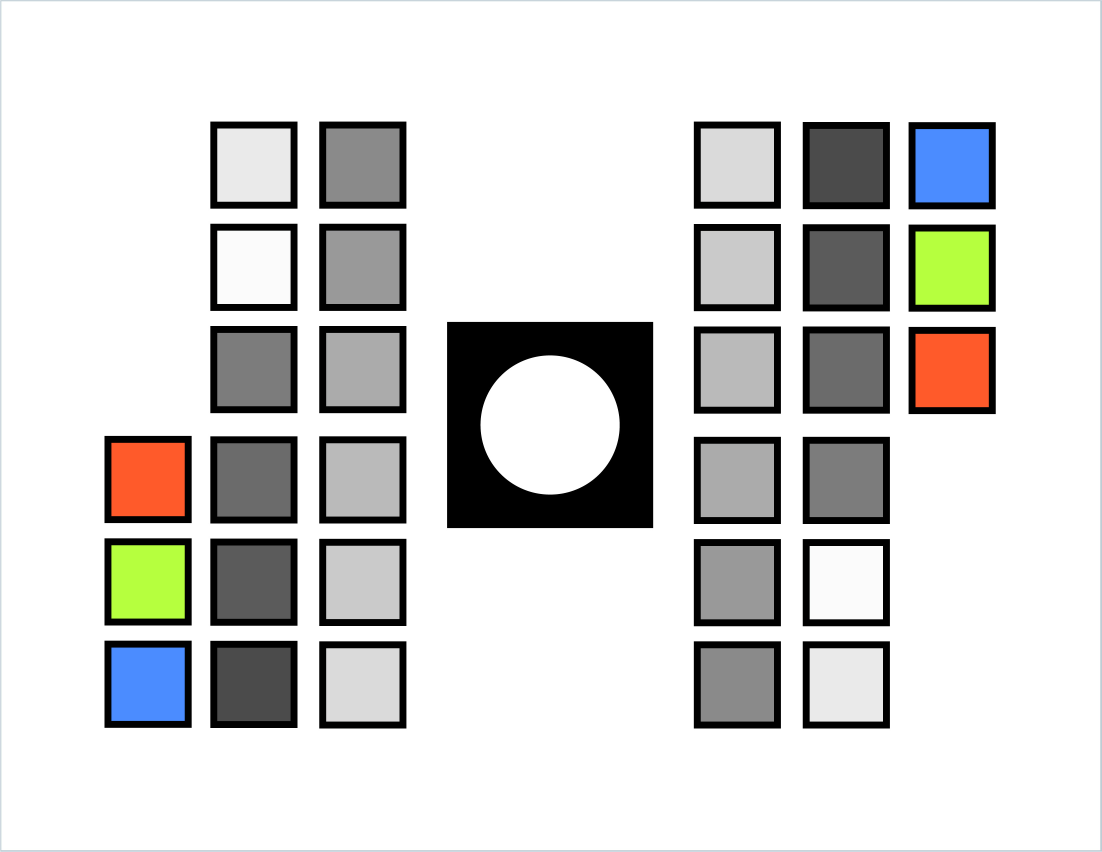
#> input picture RC_RGB_v1.2.4.jpg, 3304 x 2554 px (shown at 1/3 size); its folder holds only this picture in this run
$ python -i utils.py   (imports and definitions only)   (older library calls are emulated)
#> lines starting #> are read from the running program, lines starting #| are printed output that depends on the picture; after the words box and inside, x2 and y2 are one past the last pixel; in counts of white or black regions, pixels touching at a corner belong together
# Color calibration
# 1. https://pypi.org/project/colour-science/#colour-correction-colour-characterisation
# 2. https://blog.francium.tech/using-machine-learning-for-color-calibration-with-a-color-checker-d9f0895eafdb


import os
import csv
import math
import datetime
import cv2
import cv2 as cv
from pathlib import Path
import numpy as np
import matplotlib.pyplot as plt
from sklearn.cross_decomposition import PLSRegression


# Defaults
font = cv2.FONT_HERSHEY_SIMPLEX


# Helpers
def convert_to_grayscale(image):
    return cv2.cvtColor(image, cv2.COLOR_BGR2GRAY)


def apply_threshold(image, low=127, high=255, mode=cv2.THRESH_BINARY_INV):
    return cv2.threshold(image, low, high, mode)


def resize(image, width=1024, height=768):
    '''
        Reshapes and rotates to fit dims of reference
        If uses different aspect ratio - pad with white pixels
    '''
    h, w, c = image.shape
    if(w < h):
        image = cv2.transpose(image)
        image = cv2.flip(image, flipCode=0)

    return cv2.resize(image, (width, height), cv2.INTER_AREA)


def calibrate_threshold(image, use_ui=False):
    low = 127
    high = 255

    if use_ui == False:
        return low, high

    font = cv2.FONT_HERSHEY_SIMPLEX

    def update_low_threshold(x):
        low = x

    def update_high_threshold(x):
        high = x

    cv2.namedWindow('controls')
    cv2.createTrackbar('low', 'controls', 127, 255, update_low_threshold)
    cv2.createTrackbar('high', 'controls', 255, 255, update_high_threshold)

    while(True):
        low = int(cv2.getTrackbarPos('low', 'controls'))
        high = int(cv2.getTrackbarPos('high', 'controls'))
        (thresh, image_with_threshold) = cv2.threshold(
            image, low, high, cv2.THRESH_BINARY_INV)
        image_with_threshold = cv2.putText(
            image_with_threshold, f"Low: {low} -- High: {high}", (30, 330), font, 0.7, (255, 255, 255), 1)

        cv2.imshow('controls', image_with_threshold)

        k = cv2.waitKey(1) & 0xFF
        if k == 27:
            break

    cv2.destroyAllWindows()

    return low, high


# [84 lines left out: functions plot, run_sift, drawKeyPts, not called in this run]


def sort_contours(contours, base=50):
    return NotImplementedError


def angle_cos(p0, p1, p2):
    # https://github.com/opencv/opencv/blob/master/modules/python/test/test_squares.py
    d1, d2 = (p0-p1).astype('float'), (p2-p1).astype('float')
    return abs(np.dot(d1, d2) / np.sqrt(np.dot(d1, d1)*np.dot(d2, d2)))


# [88 lines left out: function extract_fast_features, not called in this run]


def extract_all_points(original, after_threshold):

    image = original.copy()
    contours = cv2.findContours(
        after_threshold, cv2.RETR_EXTERNAL, cv2.CHAIN_APPROX_SIMPLE)
    contours = contours[0] if len(contours) == 2 else contours[1]
    squares = []

    # cv2.drawContours(image, contours, -1, (0, 255, 0), 3)
    # plot([after_threshold, image])

    # https://coderedirect.com/questions/493257/advanced-square-detection-with-connected-region
    img_number = 0
    base = 80
    xbase = 80
    ybase = 80

    for contour in contours:
        contour_len = cv2.arcLength(contour, True)
        contour_area = cv2.contourArea(contour)
        contour = cv2.approxPolyDP(contour, 0.02*contour_len, True)
        if len(contour) == 4 and contour_area > 1000 and contour_area < 30000 and cv2.isContourConvex(contour):
            contour = contour.reshape(-1, 2)
            max_cos = np.max(
                [angle_cos(contour[i], contour[(i+1) % 4], contour[(i+2) % 4]) for i in range(4)])
            if max_cos < 0.5:
                contour = sorted(contour, key=lambda b: (
                    xbase * math.floor(b[0] / xbase), ybase * math.floor(b[1] / ybase)), reverse=False)
                squares.append(contour)

    sorted_contours = sorted(squares, key=lambda b: (
        xbase * math.floor(b[0][0] / xbase), ybase * math.floor(b[0][1] / ybase)), reverse=False)

    colors = []
    for idx, contour in enumerate(sorted_contours):
        x, y, w, h = cv2.boundingRect(np.array([contour]))

        padding = 12
        ROI = original[y+padding:y +
                       h-padding, x+padding:x+w-padding]
        colors.append(np.average(ROI, axis=(0, 1)))

    return image, np.array(sorted_contours), colors


# [35 lines left out: functions draw_contours, get_color_calibration_model, get_filenames_from_folder, flatten, not called in this run]


def load_image_with_features(path_to_image, show_results=False):
#> called with path_to_image = 'RC_RGB_v1.2.4.jpg', show_results = False
    card = resize(cv.imread(path_to_image))
#> in resize, `h, w, c = image.shape`: h = 2554; w = 3304; c = 3
#> in resize, `return cv2.resize(image, (width, height), cv2.INTER_AREA)`:
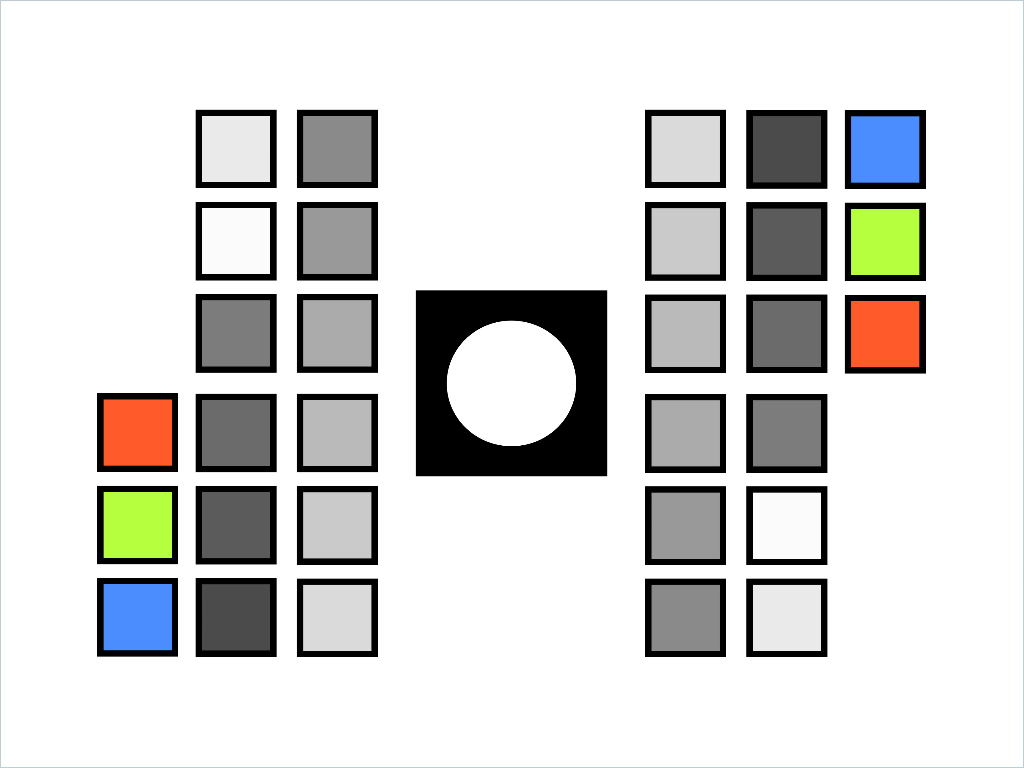
#> returned value: shape (768, 1024, 3); mean of channels 0, 1, 2 211.9, 213.4, 213.6; drawn as B, G, R
    card_grayscale = convert_to_grayscale(card)
#> in convert_to_grayscale, `return cv2.cvtColor(image, cv2.COLOR_BGR2GRAY)`:
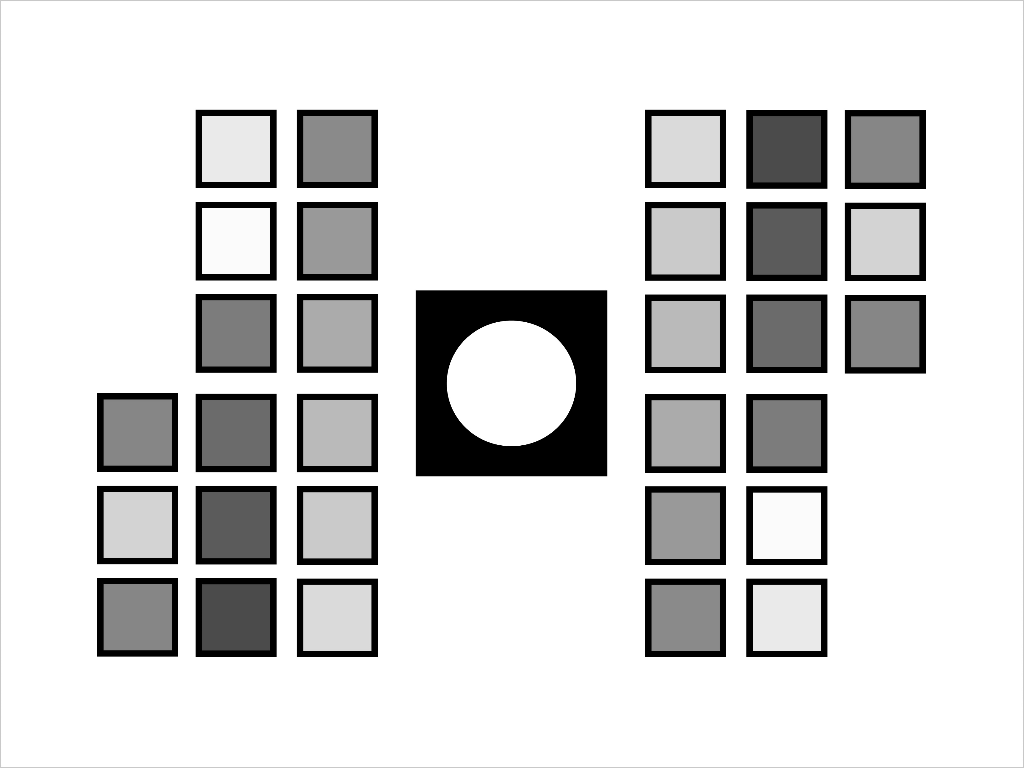
#> returned value: shape (768, 1024); min 0, max 255, mean 213.3

    low, high = calibrate_threshold(card_grayscale, use_ui=False)
#> low = 127; high = 255
    (thresh, threshold) = cv2.threshold(
        card_grayscale, low, high, cv2.THRESH_BINARY_INV)
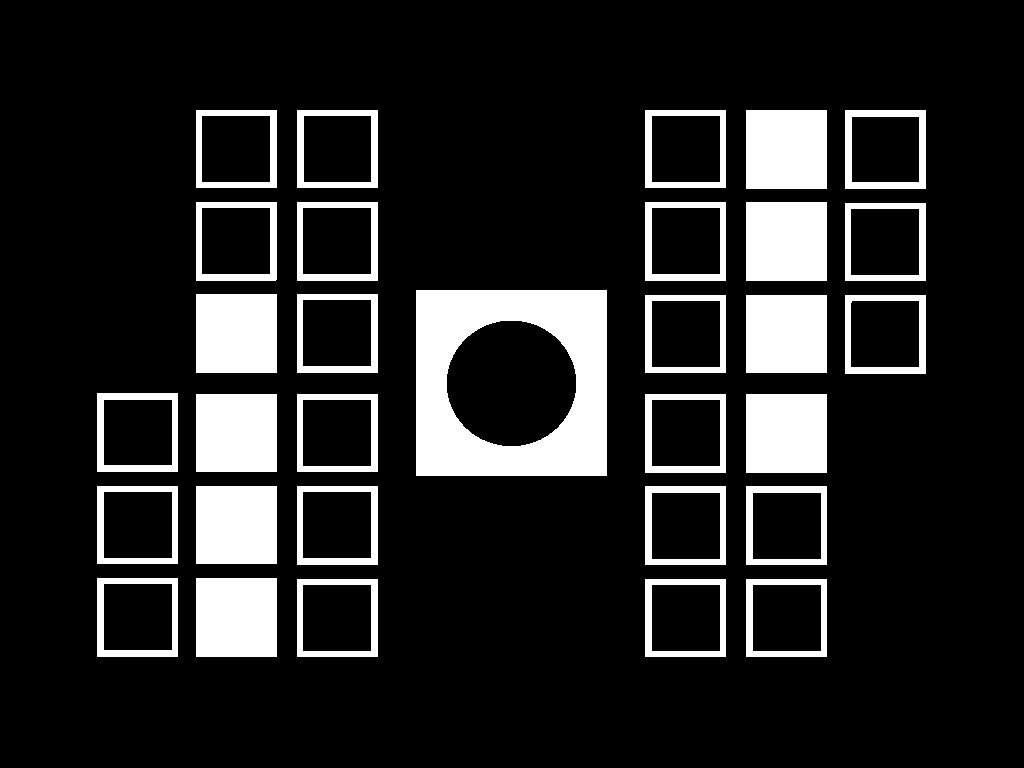
#> threshold: shape (768, 1024); 14.7% white; 31 white regions
#> thresh = 127

    (image, sorted_contours, colors) = extract_all_points(card, threshold)
#> in extract_all_points, `contours = cv2.findContours( after_threshold, cv2.RETR_EXTERNAL, cv2.C..`: contours = 31 contours; largest, box (x1, y1, x2, y2) and area: (416, 290, 607, 476) 35150, (196, 578, 277, 657) 6240, (97, 578, 178, 657) 6240, (746, 486, 827, 565) 6240, (645, 486, 726, 565) 6240
#> the loop in extract_all_points, `for contour in contours:` made 31 passes
#> (contour, contour_len, contour_area, max_cos) on passes 1 to 9: ([[746, 579], [746, 656], [826, 579], [826, 656]], 314, 6160, 0), ([[645, 579], [645, 656], [725, 579], [725, 656]], 314, 6160, 0), ([[297, 579], [297, 656], [377, 579], [377, 656]], 314, 6160, 0), ([[196, 578], [196, 656], [276, 578], [276, 656]], 316, 6240, 0), ([[97, 578], [97, 656], [177, 578], [177, 656]], 316, 6240, 0), ([[746, 486], [746, 564], [826, 486], [826, 564]], 316, 6240, 0), ([[645, 486], [645, 564], [725, 486], [725, 564]], 316, 6240, 0), ([[297, 486], [297, 564], [377, 486], [377, 564]], 316, 6240, 0), ([[196, 486], [196, 563], [276, 486], [276, 563]], 314, 6160, 0)
#> (contour_len, contour_area, contour, max_cos) on pass 26: (315.4, 6239.5, [[196, 202], [196, 280], [276, 202], [276, 279]], 0.0125)
#> after the loop in extract_all_points, `for contour in contours:`: max_cos = 0; squares = 30 items
#> the loop in extract_all_points, `for idx, contour in enumerate(sorted_contours):` made 30 passes
#> (contour, x, y, h) on passes 1 to 10: ([[97, 393], [97, 471], [177, 393], [177, 471]], 97, 393, 79), ([[97, 486], [97, 563], [177, 486], [177, 563]], 97, 486, 78), ([[97, 578], [97, 656], [177, 578], [177, 656]], 97, 578, 79), ([[196, 110], [196, 187], [276, 110], [276, 187]], 196, 110, 78), ([[196, 202], [196, 280], [276, 202], [276, 279]], 196, 202, 79), ([[196, 294], [196, 372], [276, 294], [276, 372]], 196, 294, 79), ([[196, 394], [196, 471], [276, 394], [276, 471]], 196, 394, 78), ([[196, 486], [196, 563], [276, 486], [276, 563]], 196, 486, 78), ([[196, 578], [196, 656], [276, 578], [276, 656]], 196, 578, 79), ([[297, 110], [297, 187], [377, 110], [377, 187]], 297, 110, 78)
#> pass 1, in extract_all_points, `ROI = original[y+padding:y + h-padding, x+padding:x+w-padding]`:
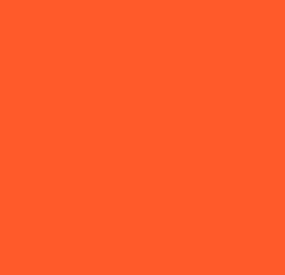
#> ROI: shape (55, 57, 3) (shown 5 times larger); mean of channels 0, 1, 2 42, 90, 255; drawn as B, G, R
#> pass 2, in extract_all_points, `ROI = original[y+padding:y + h-padding, x+padding:x+w-padding]`:
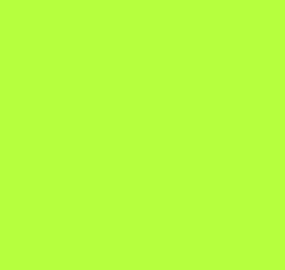
#> ROI: shape (54, 57, 3) (shown 5 times larger); mean of channels 0, 1, 2 62, 255, 182; drawn as B, G, R
#> pass 3, in extract_all_points, `ROI = original[y+padding:y + h-padding, x+padding:x+w-padding]`:
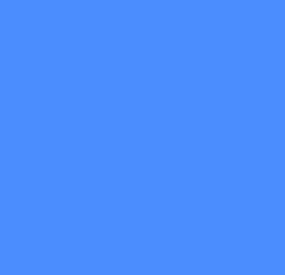
#> ROI: shape (55, 57, 3) (shown 5 times larger); mean of channels 0, 1, 2 255, 140, 75; drawn as B, G, R
#> after the loop in extract_all_points, `for idx, contour in enumerate(sorted_contours):`: colors = 30 items, first 6: [42, 90, 255], [62, 255, 182], [255, 140, 75], [234, 234, 234], [251, 251, 251], [124, 124, 124]
    return (image, sorted_contours, colors)


# [36 lines left out: functions calculate_reprojection_error, write_results_to_csv, extract_filter, not called in this run]

>>> result = load_image_with_features('RC_RGB_v1.2.4.jpg')
